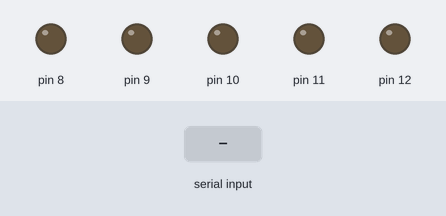
The sketch below on a simulated Arduino Uno, built with avr-gcc and run on an emulated ATmega328P. Parts: output pins drawn as LEDs (lit = HIGH). Inputs (shaded band) come from the test bench. What the sketch prints to the serial monitor is not drawn.

Above: at 0.9 s.
1.0 s: "90,45\n" received over Serial
At 2.4 s:
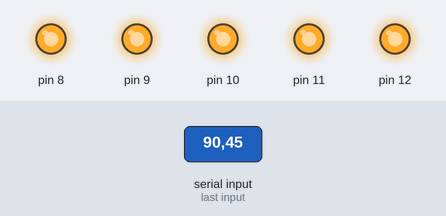
Timing chart, 0 to 4.0 s (numbered marks = the images above; inputs shaded):
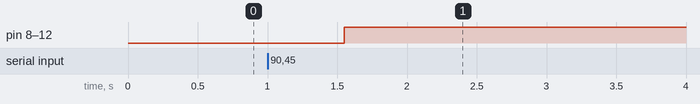

Measured:
- after the input at 1.0 s, pin 8–12: LOW → HIGH after 0.55 s

The sketch:

driver_brushless_lineal.ino
```cpp
boolean estador[5]={1,1,1,1,1};
boolean estadora[5];
boolean estadop[25];
boolean estadopa[25];
boolean encoder[9];
int dato,i=0;
boolean secuancia=false;
unsigned int t1=0,t2=0;

void setup() {
  Serial.begin(9600);
  establishContact();  // send a byte to establish contact until Processing responds
  //---------------declaro la salida de los relevos----------
  for(i=8;i<13;i++){
  pinMode(i, OUTPUT);}

//  for(i=22;i<48;i++){
//  pinMode(i, OUTPUT);}
}

void loop() {
  //t1 = millis();
  //zzzzzzzzzzzzzzzzzzzzzzzzzzzzzzzzzzzzzzzzzzzzzzzzzzzzzzzzzzzzzzzzzzzzzzzzzzzzzzzzzzzzzzzzzzzzzzzzzz
  // aqui pongo la secunacia de los encoders
//  for(i=0;i<9;i++){
//    dato = analogRead(i);
//    if(dato > 800){
//    encoder[i]=false;
//    }
//    else{
//    encoder[i]=true;
//    }
//}
//


  //zzzzzzzzzzzzzzzzzzzzzzzzzzzzzzzzzzzzzzzzzzzzzzzzzzzzzzzzzzzzzzzzzzzzzzzzzzzzzzzzzzzzzzzzzzzzzzzzzz
  if(Serial.available() > 0 && secuancia==false){
  dato = Serial.read();
  if (dato=='P'){secuancia=true;}
  }

  if(Serial.available() > 4 && secuancia){

    //------------------------------------------------------------------------------------

    for(i=0;i<5;i++){estadora[i] = estador[i];} //guardo los estados por si fallan los datos

    for(i=0;i<5;i++){
      dato = int(Serial.read()-48);  // leeo todo datos
      //Serial.print(dato);
      if (dato == 1 || dato == 0){  // los reviso
        estador[i] = dato;          // los guardo en mi vector
      }
      else{                         // si algun dato no es valido retablesco al estado anterior
        for(int j=0;j<5;j++){estador[i] = estadora[i];}
        //Serial.flush();             // limpio el serial
        secuancia = false;          // espero por una nueva p
        return;
      }
    }

////------------------------rutina para modo eficiente--------------------------

//      for(int j=0;j<25;j++){
//        for(int k=0;k<25;k++){estadopa[k] = estadop[k];} //guardo los estados por si fallan los datos
//        dato = int(Serial.read()-48);  // leeo todo datos
//
//        if (dato == 1 || dato == 0){  // los reviso
//          estadop[j] = dato;          // los guardo en mi vector
//        }
//        else{                         // si algun dato no es valido retablesco al estado anterior
//          for(int k=0;k<25;k++){estadop[k] = estadopa[k];}
//          //Serial.flush();             // limpio el serial
//          secuancia = false;          // espero por una nueva p
//          return;
//        }
//      }

      //t2 = millis();

    //if(int(Serial.read())== 80){}
    //else{for(int i=0;i<6;i++){estador[i]=estadora[i];}}
    //Serial.print('A');
    secuancia = false;
    //Serial.flush();

    //------------------------------------------------------------------------------------

  } // fin de la rutina cuando llegan los 5 datos de la posicion

  // pongo los estados en los puertos

  for(i=8;i<13;i++){
    digitalWrite(i,estador[i-8]);
  }
  //~
//  for(i=22;i<48;i++){
//    digitalWrite(i,estadop[i-22]);
//  }

  //if (t1 >(t2+5000)){setup();}
  //t1 = millis();
}

//----------------------------me trato de conectar al arduino----------------------------

void establishContact() {
 while (Serial.available() <= 0) {
      Serial.write('A');   // send a capital A
      delay(50);
  }
  delay(500);
  //Serial.flush();
}
```
